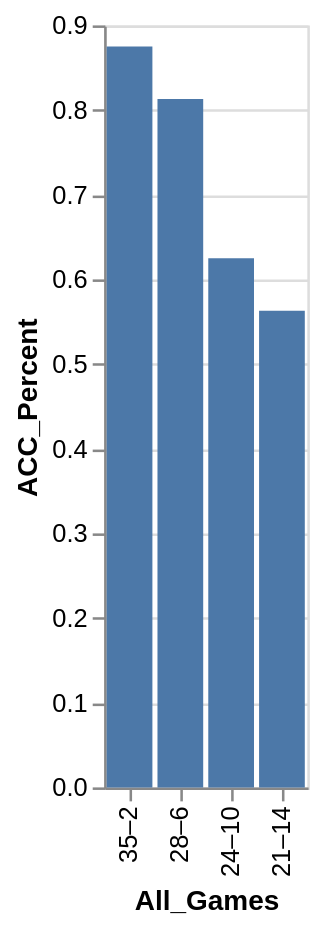

Express this chart as Vega-Lite.
### Vega-Lite specification from a JSON file in a GitHub repository (floating-point values rounded to 4 significant figures)
{"data": {"values": [{"x_data": "35–2", "y_data": 0.875}, {"x_data": "28–6", "y_data": 0.813}, {"x_data": "24–10", "y_data": 0.625}, {"x_data": "21–14", "y_data": 0.563}]}, "mark": "bar", "encoding": {"x": {"field": "x_data", "type": "nominal", "title": "All_Games", "sort": {"op": "sum", "field": "y_data", "order": "descending"}}, "y": {"field": "y_data", "type": "quantitative", "title": "ACC_Percent"}}}
